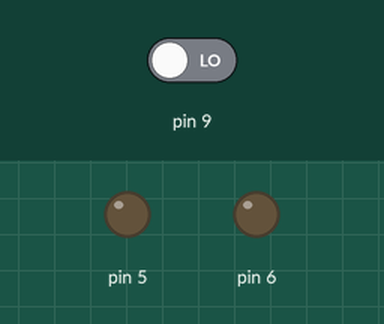
Simulated run of this sketch. Board: Arduino Uno, built with avr-gcc and run on an emulated ATmega328P. On the bench: output pins drawn as LEDs (lit = HIGH). Inputs (shaded band) come from the test bench; at power-on: pin 9 LOW.

Above: at 1.2 s.
1.3 s: pin 9 driven HIGH
At 2.2 s:
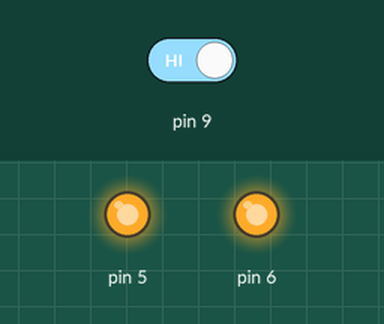
2.8 s: pin 9 driven LOW
At 3.4 s:
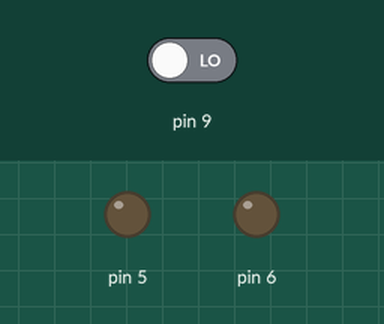
Timing chart, 0 to 5.8 s (numbered marks = the images above; inputs shaded):
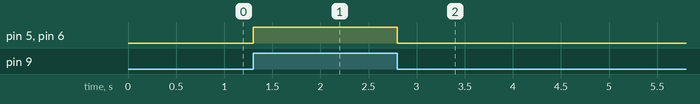

The sketch:

anouk_01.ino
```cpp
int sensor = 0;

void setup() {
  pinMode(6, OUTPUT);
  pinMode(5, OUTPUT);

  pinMode(9, INPUT);
}

void loop() {
  if (digitalRead(9)) {
    digitalWrite(6, HIGH);   // turn the LED on (HIGH is the voltage level)
    digitalWrite(5, HIGH);   // turn the LED on (HIGH is the voltage level)

  } else {
    digitalWrite(6, LOW);    // turn the LED off by making the voltage LOW
    digitalWrite(5, LOW);    // turn the LED off by making the voltage LOW
  }


}
```

Measured:
- after the input at 1.3 s, pin 5, pin 6: LOW → HIGH at once
- after the input at 2.8 s, pin 5, pin 6: HIGH → LOW at once
